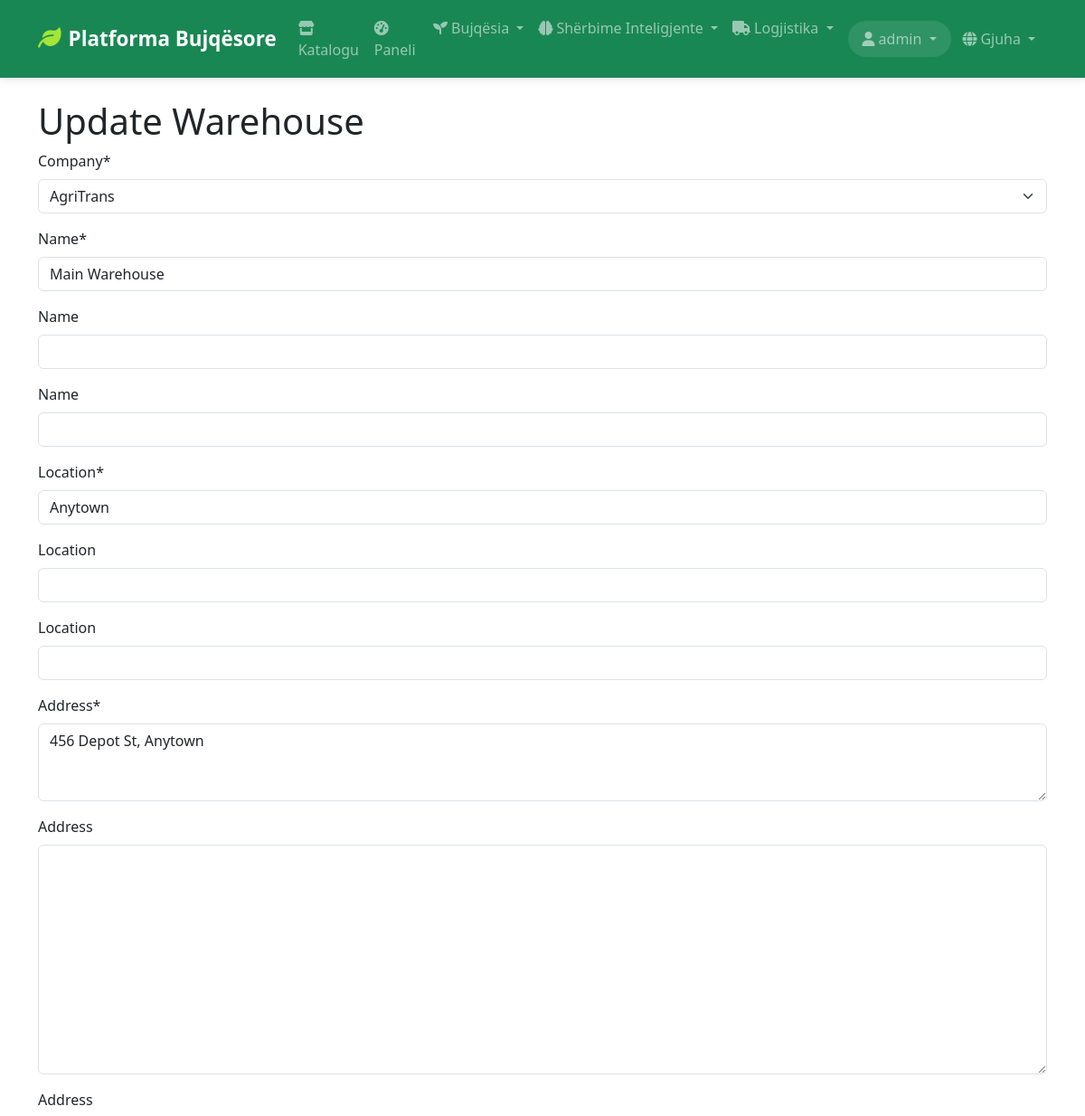
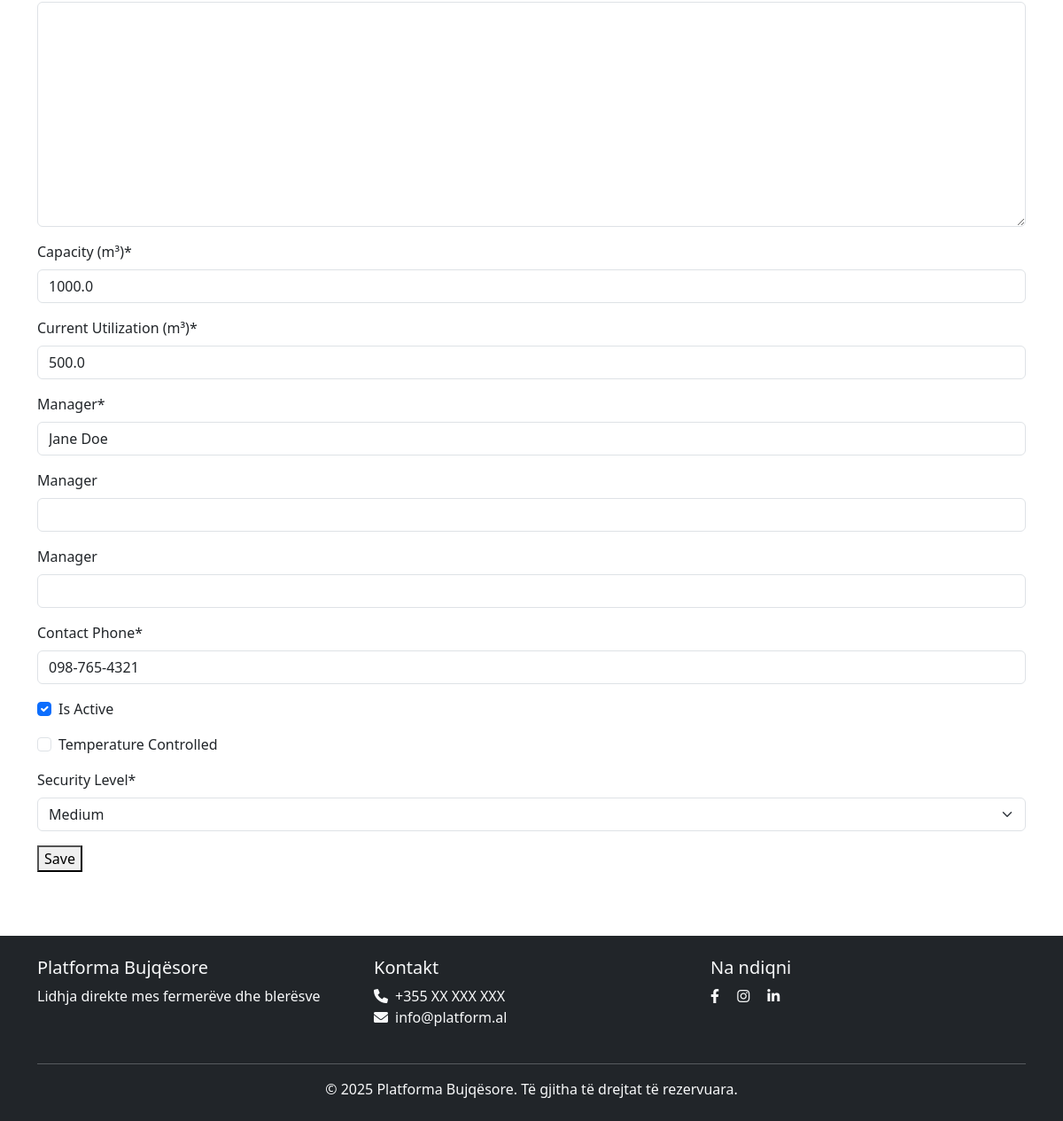
The page /sq/logistics/warehouses/1/update/ (signed in) on the database its author committed (2 pictures, top to bottom).
### logistics/models.py (models this page shows, shortened)
class TransportCompany(models.Model):
    company_id = models.AutoField(primary_key=True)
    name = models.CharField(max_length=100, verbose_name=_('Name'))
    name_en = models.CharField(max_length=100, verbose_name=_('Name'), null=True, blank=True)
    name_sq = models.CharField(max_length=100, verbose_name=_('Name'), null=True, blank=True)
    contact_person = models.CharField(max_length=100, verbose_name=_('Contact Person'))
    contact_person_en = models.CharField(max_length=100, verbose_name=_('Contact Person'), null=True, blank=True)
    contact_person_sq = models.CharField(max_length=100, verbose_name=_('Contact Person'), null=True, blank=True)
    contact_email = models.EmailField(verbose_name=_('Contact Email'))
    contact_phone = models.CharField(max_length=20, verbose_name=_('Contact Phone'))
    address = models.TextField(verbose_name=_('Address'))
    address_en = models.TextField(verbose_name=_('Address'), null=True, blank=True)
    address_sq = models.TextField(verbose_name=_('Address'), null=True, blank=True)
    registration_number = models.CharField(max_length=50, verbose_name=_('Registration Number'))
    tax_number = models.CharField(max_length=50, verbose_name=_('Tax Number'))
    website = models.URLField(blank=True, null=True, verbose_name=_('Website'))
    is_active = models.BooleanField(default=True, verbose_name=_('Is Active'))
    class Meta:
        verbose_name = _('Transport Company')
        verbose_name_plural = _('Transport Companies')
    def __str__(self):
        return self.name

class Warehouse(models.Model):
    SECURITY_LEVELS = [
        ('low', _('Low')),
        ('medium', _('Medium')),
        ('high', _('High')),
        ('maximum', _('Maximum')),
    ]
    warehouse_id = models.AutoField(primary_key=True)
    company = models.ForeignKey(TransportCompany, on_delete=models.CASCADE, related_name='warehouses')
    name = models.CharField(max_length=100, verbose_name=_('Name'))
    name_en = models.CharField(max_length=100, verbose_name=_('Name'), null=True, blank=True)
    name_sq = models.CharField(max_length=100, verbose_name=_('Name'), null=True, blank=True)
    location = models.CharField(max_length=100, verbose_name=_('Location'))
    location_en = models.CharField(max_length=100, verbose_name=_('Location'), null=True, blank=True)
    location_sq = models.CharField(max_length=100, verbose_name=_('Location'), null=True, blank=True)
    address = models.TextField(verbose_name=_('Address'))
    address_en = models.TextField(verbose_name=_('Address'), null=True, blank=True)
    address_sq = models.TextField(verbose_name=_('Address'), null=True, blank=True)
    capacity = models.FloatField(validators=[MinValueValidator(0)], verbose_name=_('Capacity (m³)'))
    current_utilization = models.FloatField(default=0, validators=[MinValueValidator(0)], verbose_name=_('Current Utilization (m³)'))
    manager = models.CharField(max_length=100, verbose_name=_('Manager'))
    manager_en = models.CharField(max_length=100, verbose_name=_('Manager'), null=True, blank=True)
    manager_sq = models.CharField(max_length=100, verbose_name=_('Manager'), null=True, blank=True)
    contact_phone = models.CharField(max_length=20, verbose_name=_('Contact Phone'))
    is_active = models.BooleanField(default=True, verbose_name=_('Is Active'))
    temperature_controlled = models.BooleanField(default=False, verbose_name=_('Temperature Controlled'))
    security_level = models.CharField(max_length=50, choices=SECURITY_LEVELS, default='medium', verbose_name=_('Security Level'))
    class Meta:
        verbose_name = _('Warehouse')
        verbose_name_plural = _('Warehouses')

### logistics/views.py (the view)
# urls.py: path('warehouses/<int:pk>/update/', views.WarehouseUpdateView.as_view(), name='warehouse_update'),
class WarehouseUpdateView(LogisticsStaffRequiredMixin, SuccessMessageMixin, UpdateView):
    model = Warehouse
    form_class = WarehouseForm
    template_name = 'logistics/warehouse_form.html'
    success_url = reverse_lazy('logistics:warehouse_list')
    success_message = _("Warehouse was updated successfully")

### logistics/forms.py (shortened to what this page needs)
class WarehouseForm(forms.ModelForm):
    class Meta:
        model = Warehouse
        fields = '__all__'
        widgets = {
            'address': forms.Textarea(attrs={'rows': 3}),
            'temperature_controlled': forms.CheckboxInput(attrs={'class': 'form-check-input'}),
            'is_active': forms.CheckboxInput(attrs={'class': 'form-check-input'}),
        }

### core/context_processors.py (called while the page is built)
def site_context(request):
    context = {
        'site_name': 'Platforma Bujqësore',
        'site_description': 'Platforma moderne për fermerët dhe blerësit',
        'current_site': Site.objects.get_current() if hasattr(Site, 'objects') else None,
    }
    if hasattr(request, 'user') and request.user.is_authenticated:
        try:
            from marketplace.models import Cart
            cart = Cart.objects.filter(user=request.user).first()
            context['cart_item_count'] = cart.item_count if cart else 0
        except:
            context['cart_item_count'] = 0
    else:
        context['cart_item_count'] = 0
    return context

### logistics/views.py (called while the page is built)
    def test_func(self):
        return self.request.user.is_staff or hasattr(self.request.user, 'driver_profile')

### marketplace/models.py (called while the page is built)
    @property
    def item_count(self):
        return self.items.count()

### templates/logistics/warehouse_form.html (shortened to what this page needs)
{% extends 'base.html' %}
{% load crispy_forms_tags %}
{% block content %}
  <h1>{% if object %}Update{% else %}Create{% endif %} Warehouse</h1>
  <form method="post">
    {{ form|crispy }}
    <button type="submit">Save</button>
  </form>
{% endblock %}

### templates/base.html (shortened to what this page needs)
<!DOCTYPE html>
<html lang="sq">
<head>
    {% load i18n %}
    <link href="https://cdn.jsdelivr.net/npm/bootstrap@5.3.0/dist/css/bootstrap.min.css" rel="stylesheet">
    <link href="https://cdnjs.cloudflare.com/ajax/libs/font-awesome/6.0.0/css/all.min.css" rel="stylesheet">
    {% load static %}
    <link href="{% static 'css/style.css' %}" rel="stylesheet">
</head>
<body>
    <nav class="navbar navbar-expand-lg navbar-dark bg-success">
        <div class="container">
            <a class="navbar-brand" href="{% url 'home' %}">
                <i class="fas fa-leaf me-2"></i>{% trans "Platforma Bujqësore" %}
            </a>
            <div class="collapse navbar-collapse" id="navbarNav">
                <ul class="navbar-nav me-auto">
                    <li class="nav-item">
                        <a class="nav-link" href="{% url 'product:list' %}">
                            <i class="fas fa-store me-1"></i>{% trans "Katalogu" %}
                        </a>
                    </li>
                    {% if user.is_authenticated %}
                        {% if user.farmer_profile %}
                            <li class="nav-item">
                                <a class="nav-link" href="{% url 'farmer:dashboard' %}">
                                    <i class="fas fa-tachometer-alt me-1"></i>{% trans "Paneli" %}
                                </a>
                            </li>
                            <li class="nav-item dropdown">
                                <a class="nav-link dropdown-toggle" href="#" id="farmerDropdown" role="button" data-bs-toggle="dropdown">
                                    <i class="fas fa-seedling me-1"></i>{% trans "Bujqësia" %}
                                </a>
                            </li>
                            <li class="nav-item dropdown">
                                <a class="nav-link dropdown-toggle" href="#" id="smartServicesDropdown" role="button" data-bs-toggle="dropdown">
                                    <i class="fas fa-brain me-1"></i>{% trans "Shërbime Inteligjente" %}
                                </a>
                            </li>
                        {% endif %}
                        <li class="nav-item dropdown">
                            <a class="nav-link dropdown-toggle" href="#" id="logisticsDropdown" role="button" data-bs-toggle="dropdown">
                                <i class="fas fa-truck me-1"></i>{% trans "Logjistika" %}
                            </a>
                        </li>
                    {% endif %}
                </ul>
                <ul class="navbar-nav">
                    {% if user.is_authenticated %}
                        <li class="nav-item dropdown">
                            <a class="nav-link dropdown-toggle" href="#" id="userDropdown" role="button" data-bs-toggle="dropdown">
                                <i class="fas fa-user me-1"></i>{{ user.get_full_name|default:user.username }}
                            </a>
                        </li>
                        <li class="nav-item dropdown">
                            <a class="nav-link dropdown-toggle" href="#" id="languageDropdown" role="button" data-bs-toggle="dropdown">
                                <i class="fas fa-globe me-1"></i>{% trans "Gjuha" %}
                            </a>
                        </li>
                    {% endif %}
                </ul>
            </div>
        </div>
    </nav>
    <main class="container py-4">
        {% block content %}
        {% endblock %}
    </main>
    <footer class="bg-dark text-light py-4 mt-5">
        <div class="container">
            <div class="row">
                <div class="col-md-4">
                    <h5>{% trans "Platforma Bujqësore" %}</h5>
                    <p>{% trans "Lidhja direkte mes fermerëve dhe blerësve" %}</p>
                </div>
                <div class="col-md-4">
                    <h5>{% trans "Kontakt" %}</h5>
                    <ul class="list-unstyled">
                        <li><i class="fas fa-phone me-2"></i>+355 XX XXX XXX</li>
                        <li><i class="fas fa-envelope me-2"></i>info@platform.al</li>
                    </ul>
                </div>
                <div class="col-md-4">
                    <h5>{% trans "Na ndiqni" %}</h5>
                    <div class="social-links">
                        <a href="#" class="text-light me-3"><i class="fab fa-facebook-f"></i></a>
                        <a href="#" class="text-light me-3"><i class="fab fa-instagram"></i></a>
                        <a href="#" class="text-light"><i class="fab fa-linkedin-in"></i></a>
                    </div>
                </div>
            </div>
            <hr class="mt-4">
            <div class="text-center">
                <p class="mb-0">&copy; {% now "Y" %} {% trans "Platforma Bujqësore" %}. {% trans "Të gjitha të drejtat të rezervuara." %}</p>
            </div>
        </div>
    </footer>
</body>
</html>

### static/css/style.css (style rules this page uses)
:root { --primary-color: #198754; --secondary-color: #6c757d; --light-bg: #f8f9fa; }
body { min-height: 100vh; display: flex; flex-direction: column; }
main { flex: 1; }
.navbar-brand i { color: #a3e635; }
footer { background-color: #343a40; }
.social-links a { transition: color 0.2s; }
.navbar { box-shadow: 0 2px 10px rgba(0,0,0,0.1); transition: all 0.3s ease; }
.navbar-brand { font-weight: 600; font-size: 1.4rem; }
.navbar-brand i { color: #a3e635; font-size: 1.6rem; }
.navbar-nav .nav-link { position: relative; transition: all 0.3s ease; font-weight: 500; padding: 0.7rem 1rem; }
.navbar-nav .nav-link i { transition: all 0.3s ease; }
#userDropdown { background: rgba(255,255,255,0.1); border-radius: 25px; padding: 0.5rem 1rem; margin-left: 0.5rem; }
#languageDropdown { border-radius: 20px; padding: 0.5rem 0.8rem; }
html { scroll-behavior: smooth; }

### rows shown on the page
TransportCompany: company "AgriTrans", name "Main Warehouse"
Warehouse: location "Anytown", address "456 Depot St, Anytown", capacity "1000.0", current_utilization "500.0", manager "Jane Doe", contact_phone "098-765-4321", is_active "☑", security_level "Medium"

### other values the page prints
{{ user.get_full_name|default:user.username }} "admin"
